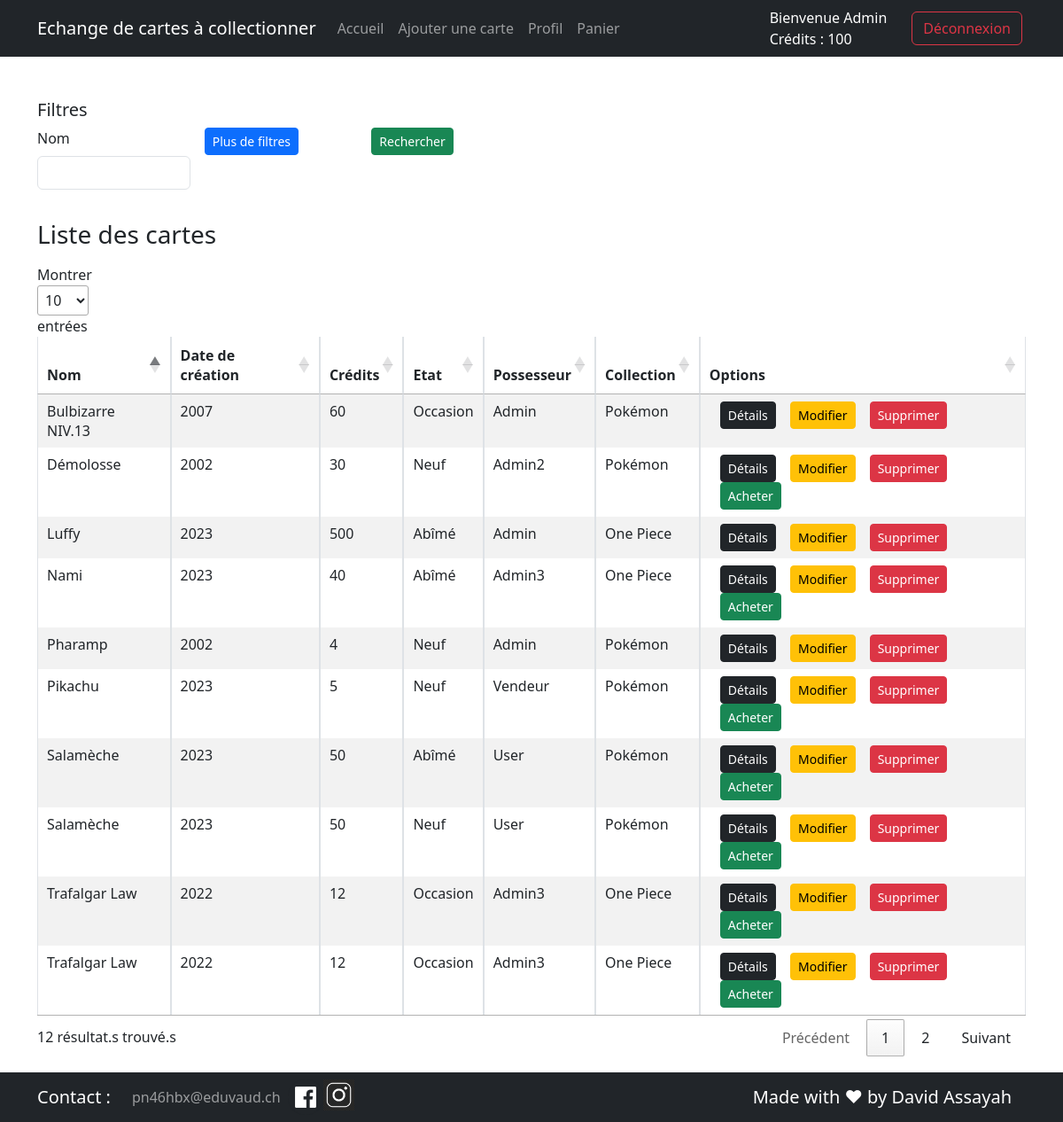
/ (signed in), run on the app's committed database.
### tables this page shows
CREATE TABLE `t_card` (
  `idCard` int NOT NULL,
  `carName` varchar(45) NOT NULL,
  `carDate` varchar(4) NOT NULL,
  `carCredits` int UNSIGNED NOT NULL,
  `carCondition` varchar(45) NOT NULL,
  `carDescription` varchar(255) NOT NULL,
  `carIsAvailable` tinyint UNSIGNED NOT NULL DEFAULT '1',
  `carPhoto` varchar(255) NOT NULL,
  `fkUser` int NOT NULL,
  `fkOrder` int DEFAULT NULL,
  `fkCollection` int NOT NULL
);

CREATE TABLE `t_user` (
  `idUser` int NOT NULL,
  `useLogin` varchar(120) NOT NULL,
  `useEmail` varchar(120) NOT NULL,
  `useFirstName` varchar(120) NOT NULL,
  `useLastName` varchar(120) NOT NULL,
  `useLocality` varchar(120) NOT NULL,
  `usePostalCode` varchar(10) NOT NULL,
  `useStreetName` varchar(255) NOT NULL,
  `useStreetNumber` varchar(10) NOT NULL,
  `usePassword` varchar(64) NOT NULL,
  `useCredits` int UNSIGNED NOT NULL DEFAULT '100',
  `useRole` enum('user','admin') NOT NULL DEFAULT 'user'
);

CREATE TABLE `t_collection` (
  `idCollection` int NOT NULL,
  `colName` varchar(45) NOT NULL
);

### config.php (called while the page is built)
<?php
$configs = array(
    'db'      => "mysql",
    'host'    => "localhost",
    'port'    => "6033",
    'dbname'  => "echangeDeCartesACollectionner",
    'charset' => "utf8",
    'user'    => 'root',
);
$configs["dns"] =
$configs["db"] .
":host=" . $configs["host"] .
";dbname=" . $configs["dbname"] .
";charset=" . $configs["charset"] .
";port=" . $configs["port"];
return $configs;

### src/database.php (called while the page is built, shortened)
<?php
class Database
{
    private static $instance = null;
    private $connector;
    private function __construct()
    {
        include(__DIR__ . "/utils.php");
        $configs = include(__DIR__ . "/../config.php");
        try {
            $this->connector = new PDO(
                $configs['dns'],
                $configs['user'],
                getPassword()
            );
        } catch (PDOException $e) {
            die('Erreur : ' . $e->getMessage());
        }
    }
    public static function getInstance()
    {
        if (self::$instance == null) {
            self::$instance = new self();
        }
        return self::$instance;
    }
    private function querySimpleExecute($query)
    {
        return $this->connector->query($query);
    }
    private function formatData($req)
    {
        return $req->fetchALL(PDO::FETCH_ASSOC);
    }
    public function getAllCards()
    {
        $query = "
       SELECT
           t_card.*,
           t_collection.colName AS carCollectionName,
           t_user.useLogin AS carUserLogin
       FROM t_card
       LEFT JOIN t_collection ON t_collection.idCollection = t_card.fkCollection
       LEFT JOIN t_user ON t_user.idUser = t_card.fkUser
       WHERE t_card.carIsAvailable = 1
   ";
        $req = $this->querySimpleExecute($query);
        $cards = $this->formatData($req);
        return $cards;
    }
}

### src/utils.php (called while the page is built)
<?php
function getPassword()
{
    $readJSONFile = file_get_contents(__DIR__ . "/../secrets.json");
    $array = json_decode($readJSONFile, TRUE);
    return $array["password"];
}

### src/index.php (the view, shortened to what this page needs)
<?php
include("header.php");
$cards = $db->getAllCards();
?>
<!DOCTYPE html>
<html lang="fr">
<head>
    <link href="./css/style.css" rel="stylesheet">
    <link href="https://cdn.jsdelivr.net/npm/bootstrap@5.3.0-alpha3/dist/css/bootstrap.min.css" rel="stylesheet">
    <link rel="stylesheet" href="https://cdn.datatables.net/1.13.4/css/jquery.dataTables.css" />
</head>
<body>
    <div class="container">
        <fieldset class="help mb-2 mt-5">
            <h5>Filtres</h5>
            <form method="GET" action="" class="row g-3">
                <div class="col-2">
                    <label for="search" class="form-label">Nom</label>
                    <input type="text" name="search" id="search" class="form-control">
                </div>
                <div class="col-2">
                    <button type="button" id="more-filters-btn" class="btn btn-sm btn-primary">Plus de filtres</button>
                </div>
                <div class="col-2">
                    <input type="submit" name="submit" value="Rechercher" class="btn btn-success btn-sm">
                </div>
            </form>
            <h3 class="mb-3">Liste des cartes</h3>
            <form action="#" method="post">
                <table id="sortTable" class="table table-striped table-bordered table-sm" cellspacing="0" width="100%">
                    <thead>
                        <tr>
                            <th class="th-sm">
                                Nom
                            </th>
                            <th class="th-sm">
                                Date de création
                            </th>
                            <th class="th-sm">
                                Crédits
                            </th>
                            <th class="th-sm">
                                Etat
                            </th>
                            <th class="th-sm">
                                Possesseur
                            </th>
                            <th class="th-sm">
                                Collection
                            </th>
                            <th class="th-sm">
                                Options
                            </th>
                        </tr>
                    </thead>
                    <tbody>
                        <?php foreach ($cards as $card) { ?>
                            <tr>
                                <td><?php echo $card["carName"] ?></td>
                                <td><?php echo $card["carDate"] ?></td>
                                <td><?php echo $card["carCredits"] ?></td>
                                <td>
                                    <?php if ($card["carCondition"] == "N") {
                                        echo "Neuf";
                                    } else if ($card["carCondition"] == "O") {
                                        echo  "Occasion";
                                    } else if ($card["carCondition"] == "A") {
                                        echo "Abîmé";
                                    } ?>
                                </td>
                                <td><?php echo $card["carUserLogin"] ?></td>
                                <td><?php echo $card["carCollectionName"] ?></td>
                                <td class="containerOptions">
                                    <?php if (isset($_SESSION['userConnected'])) { ?>
                                        <a class="btn btn-dark btn-sm"
                                        href="cardDetails.php?idCard=<?php echo $card["idCard"] ?>">Détails</a>
                                        <?php if ($_SESSION['userConnected'] == 'admin'
                                        || ($_SESSION['userConnected'] == 'user'
                                        && $_SESSION['useLogin'] == $card['carUserLogin'])) { ?>
                                            <a class="btn btn-warning btn-sm"
                                            href="updateCard.php?idCard=<?php echo $card["idCard"]; ?>">Modifier</a>
                                            <a class="btn btn-danger btn-sm"
                                            href="javascript:confirmDelete(<?php echo $card["idCard"] ?>)">Supprimer</a>
                                        <?php } ?>
                                        <?php if (($_SESSION['userConnected'] ==
                                        'admin' || $_SESSION['userConnected'] == 'user')
                                        && $_SESSION['useLogin'] != $card['carUserLogin']) { ?>
                                            <a class="btn btn-success btn-sm"
                                            href="javascript:confirmBuy(<?php echo $card["idCard"] ?>)">Acheter</a>
                                        <?php } ?>
                                    <?php } ?>
                                </td>
                            </tr>
                        <?php } ?>
                    </tbody>
                </table>
            </form>
    </div>
</body>
</html>
<?php include("footer.php"); ?>

### src/css/style.css (style rules this page uses)
table { width: 100%; border-collapse: collapse; text-align: left; }
th, td { padding: 1vw; border-bottom: #ddd solid 1px; }
.containerOptions a, .user-head a { text-decoration: none; height: 100%; margin-left: 1vw; }
label { display: inline-block; width: 10%; }
.row { min-height: 13%; }
.help { padding-bottom: 50px; }

### data on the page
t_card: carName "Salamèche", carDate "2023", carCredits "50", carCondition "Abîmé", fkUser.useLogin "User", fkCollection.colName "Pokémon"
t_card: carName "Bulbizarre NIV.13", carDate "2007", carCredits "60", carCondition "Occasion", fkUser.useLogin "Admin", fkCollection.colName "Pokémon"
t_card: carName "Luffy", carDate "2023", carCredits "500", carCondition "Abîmé", fkUser.useLogin "Admin", fkCollection.colName "One Piece"
t_card: carName "Pharamp", carDate "2002", carCredits "4", carCondition "Neuf", fkUser.useLogin "Admin", fkCollection.colName "Pokémon"
t_card: carName "Démolosse", carDate "2002", carCredits "30", carCondition "Neuf", fkUser.useLogin "Admin2", fkCollection.colName "Pokémon"
t_card: carName "Nami", carDate "2023", carCredits "40", carCondition "Abîmé", fkUser.useLogin "Admin3", fkCollection.colName "One Piece"
t_card: carName "Trafalgar Law", carDate "2022", carCredits "12", carCondition "Occasion", fkUser.useLogin "Admin3", fkCollection.colName "One Piece"
t_card: carName "Salamèche", carDate "2023", carCredits "50", carCondition "Neuf", fkUser.useLogin "User", fkCollection.colName "Pokémon"
t_card: carName "Trafalgar Law", carDate "2022", carCredits "12", carCondition "Occasion", fkUser.useLogin "Admin3", fkCollection.colName "One Piece"
t_card: carName "Pikachu", carDate "2023", carCredits "5", carCondition "Neuf", fkUser.useLogin "Vendeur", fkCollection.colName "Pokémon"

### other printed values
$_SESSION['useLogin'] "Admin"
$_SESSION['useCredits'] "100"
